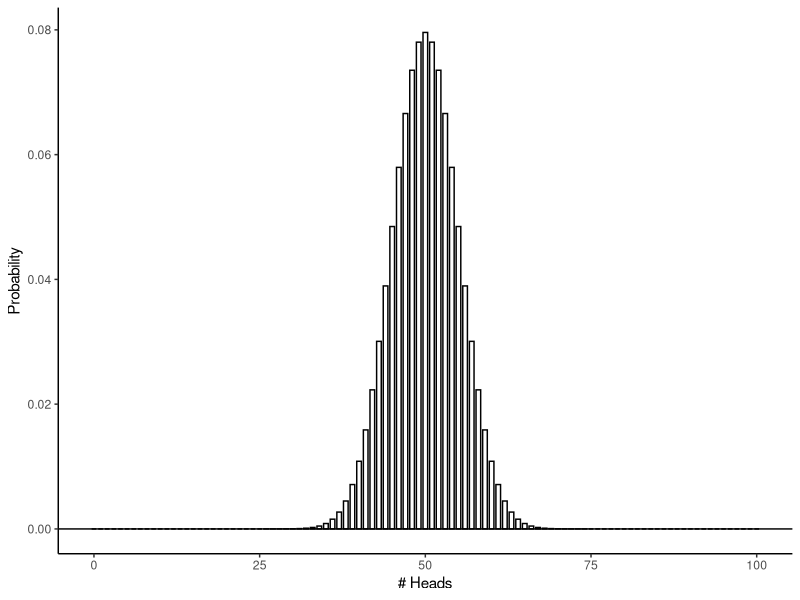
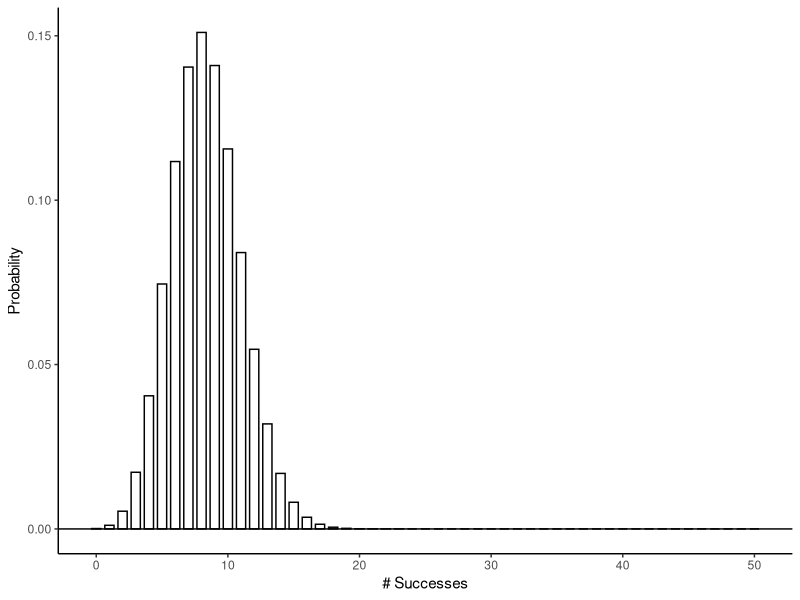
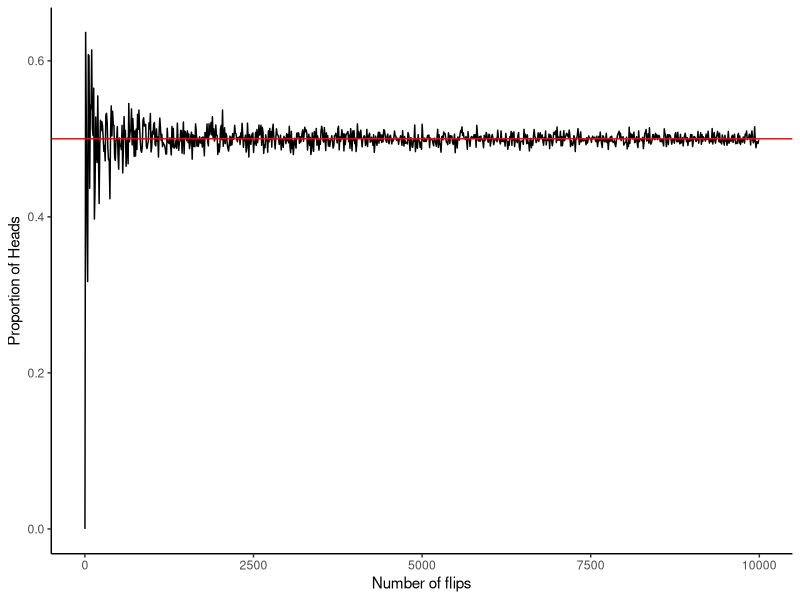
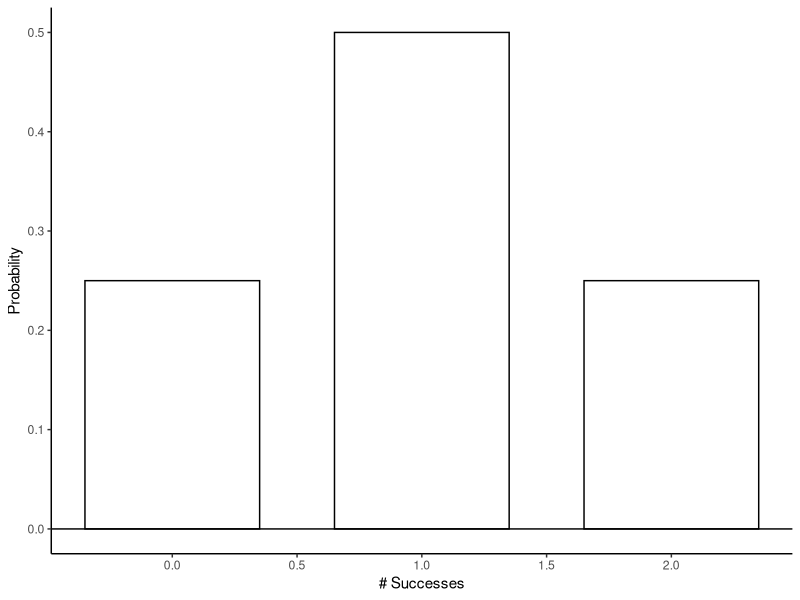
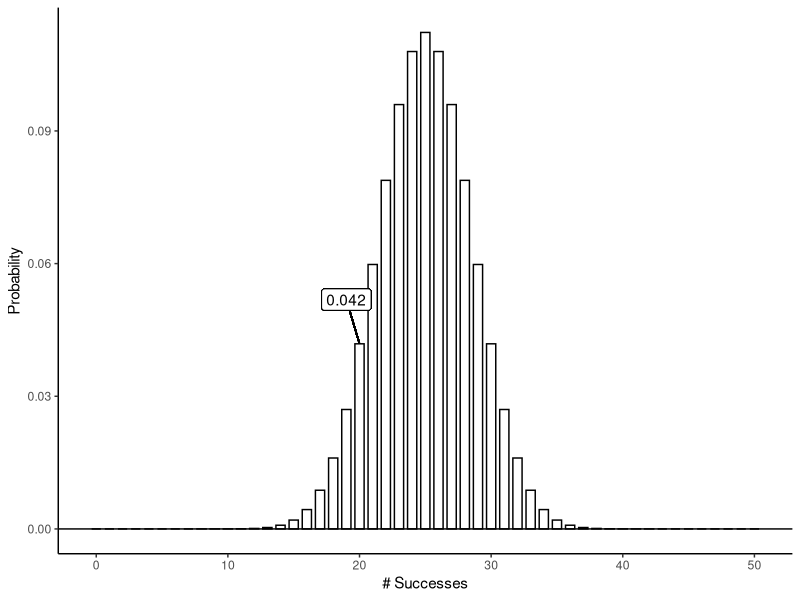
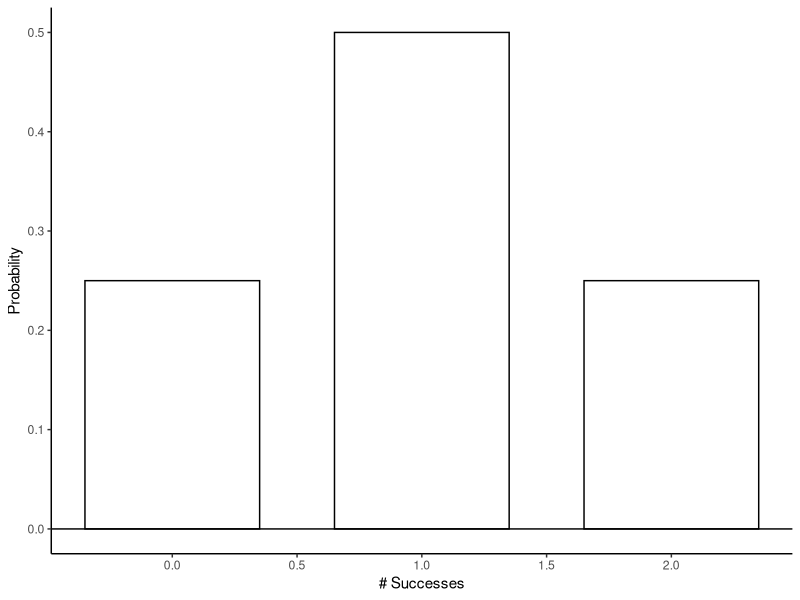
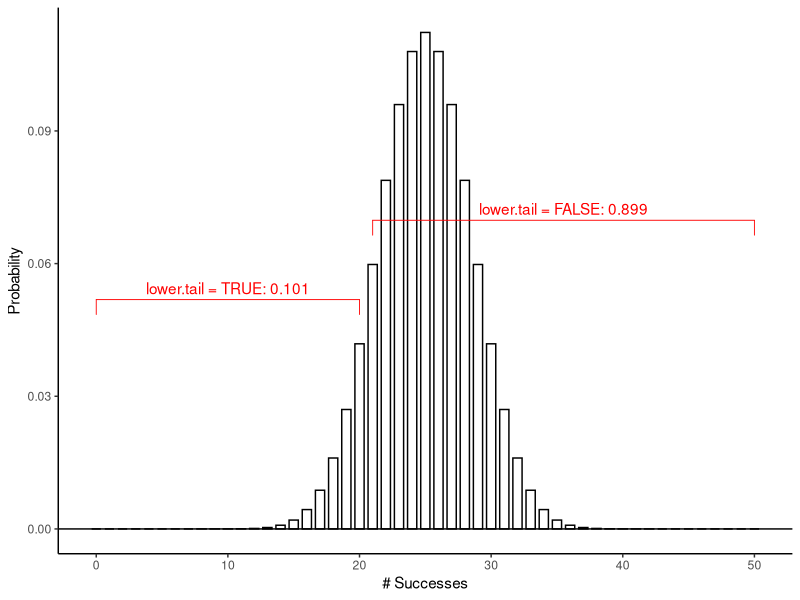
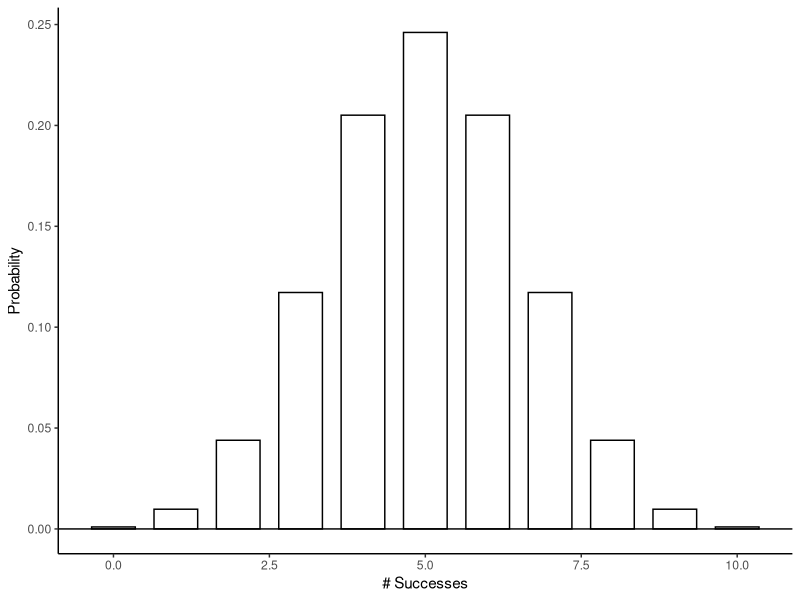

Recreate these plots in R, in order.
## ---- chunk 1
# set chunk options
knitr::opts_chunk$set(message = FALSE,
                      warning = FALSE)

# suppress scientific notation
options(scipen = 999)

# load packages
library(tidyverse)
library(psych)
library(ggpubr)
## ---- chunk 2
# create probability curve

binom_dist <- data.frame(x = seq(0, 100, 1)) %>% #for the x axis, number of heads that we want to get the probability for
  mutate(prob = dbinom(x, size = 100, prob = 1/2)) #probability of any number of heads

ggplot(binom_dist, aes(x = x, y = prob))+
  geom_bar(stat = "identity", width = 0.7, fill = "white", color = "black")+
  geom_hline(yintercept = 0)+
  labs(x = "# Heads",
       y = "Probability")+
  theme_classic()

## ---- chunk 3
draw_binomial <- function(size, prob){
  
  #size: the number of trials
  #prob: probability of success

  binom_dist <- data.frame(x = 0:size) %>% #for the x axis, all possible successes for the x axis
    mutate(prob = dbinom(x, size = size, prob = prob)) #probability of any number of heads
  
  (plt <- ggplot(binom_dist, aes(x = x, y = prob))+
      geom_bar(stat = "identity", width = 0.7, fill = "white", color = "black")+
      geom_hline(yintercept = 0)+
      labs(x = "# Successes",
           y = "Probability")+
      theme_classic())
  
  return(plt)
}

draw_binomial(size = 50, prob = 1/6)
## ---- chunk 4
set.seed(1)
## ---- chunk 5
#side note: if we wrap a command in parentheses, it will assign the output of a function to the object and still print it at the same time!
(flip <- rbinom(n = 10, #trials
       size = 1, #number of coins per trial
       prob = 0.5)) #probability of success (1)
## ---- chunk 6
mean(flip)
## ---- chunk 7
flip <- rbinom(n = 10000, #trials
       size = 1, #number of coins per trial
       prob = 0.5) #probability of success (1)

mean(flip)
## ---- chunk 8
rbinom(n = 10, size = 2, prob = 1/2) 
## ---- chunk 9

flip_simulation <- data.frame(N_flips = seq(1, 10000, by = 10), #this is the number of flips we want to look at
                              prop_head = NA) #just a placeholder, we're going to fill this with the proportions iteratively

#Don't worry too much about the code below, but this is a for loop, implementing an iterative process
for (i in 1:nrow(flip_simulation)){ #this is telling R to go through each row of our data frame
  #and then we fill the proportion of head column with the proportion of heads from the result of the binomial process
  flip_simulation$prop_head[i] <- mean(rbinom(n = flip_simulation$N_flips[i], size = 1, prob = 0.5))
}

ggplot(flip_simulation, aes(x  = N_flips, y = prop_head))+
  geom_line()+
  geom_hline(yintercept = 0.5, color = "red")+
  labs(x = "Number of flips",
       y = "Proportion of Heads")+
  theme_classic()
## ---- chunk 10
# your code here
## ---- chunk 11
# your code here
## ---- chunk 12
# your code here
## ---- chunk 13
dbinom(x = 1, size = 2, prob = .5)
draw_binomial(size = 2, prob = .5) #that checks out!
## ---- chunk 14
# HT + TH
(.5 * .5) + (.5 * .5)
## ---- chunk 15
dbinom(x = 20, size = 50, prob = 0.5)

draw_binomial(size = 50, prob = 0.5)+
  geom_segment(aes(x = 20-1, xend = 20, y = dbinom(x = 20, size = 50, prob = 0.5)+0.01, yend = dbinom(x = 20, size = 50, prob = 0.5)))+
  geom_label(aes(x = 20-1, y = dbinom(x = 20, size = 50, prob = 0.5)+0.01, label = round(dbinom(x = 20, size = 50, prob = 0.5), 3)))
## ---- chunk 16
# your code here
## ---- chunk 17
# your code here
## ---- chunk 18
# your code here
## ---- chunk 19
pbinom(q = 1, size = 2, prob = 1/2)
draw_binomial(size = 2, prob = 0.5)
## ---- chunk 20
# HT + TH + TT
(.5 * .5) + (.5 * .5) + (.5 * .5)
## ---- chunk 21
pbinom(q = 1, size = 2, prob = 1/2, lower.tail = FALSE)
## ---- chunk 22
#this is just for instruction purposes, no need to fully understand this code
q <- 20
size <- 50
prob <- 0.5

draw_binomial(size = size, prob = prob)+
  geom_bracket(xmin = 0, xmax = q, 
               y.position = (dbinom(x = q, size = size, prob = prob)+0.01), 
               label = paste0("lower.tail = TRUE: ", round(pbinom(q = q, size = size, prob = prob, lower.tail = TRUE), 3)), color = "red")+
  geom_bracket(xmin = q+1, xmax = size, 
               y.position = (dbinom(x = q+1, size = size, prob = prob)+0.01), 
               label = paste0("lower.tail = FALSE: ", round(pbinom(q = q, size = size, prob = prob, lower.tail = FALSE), 3)), color = "red")
## ---- chunk 23
# your code here
## ---- chunk 24
# your code here
## ---- chunk 25
# your code here
pbinom(q = 3, size = 9, prob = 1/6, lower.tail = FALSE)
## ---- chunk 26
qbinom(p = 1.00, size = 10, prob = 1/2, lower.tail = TRUE)
draw_binomial(size = 10, prob = 0.5)
## ---- chunk 27

q <- 10
size <- 10
prob <- 0.5

#this is just for instruction purposes, no need to fully understand this code
draw_binomial(size = size, prob = prob)+
  geom_bracket(xmin = 0, xmax = q, 
               y.position = (dbinom(x = q, size = size, prob = prob)+0.01), 
               label = paste0("lower.tail = TRUE: ", round(pbinom(q = q, size = size, prob = prob, lower.tail = TRUE), 3)), color = "red")+
  geom_bracket(xmin = q+1, xmax = size, 
               y.position = (dbinom(x = q+1, size = size, prob = prob)+0.01), 
               label = paste0("lower.tail = FALSE: ", round(pbinom(q = q, size = size, prob = prob, lower.tail = FALSE), 3)), color = "red")

#At what number of successes (or less) is X% of the distribution covered?
qbinom(p = 0.75, size = size, prob = prob, lower.tail = TRUE)

#Above (!) what number of successes is X% of the distribution covered?
qbinom(p = 0.75, size = size, prob = prob, lower.tail = FALSE)

## ---- chunk 28
# your code here
qbinom(p = 0.5, size = 100, prob = 0.5, lower.tail = TRUE)
draw_binomial(100, prob = 0.5)
## ---- chunk 29
# your code here
qbinom(p = 0.25, size = 100, prob = 0.5, lower.tail = TRUE)
## ---- chunk 30
# your code here
## ---- chunk 31

draw_normal <- function(M, SD){
  
  #M = mean of the normal distribution we want to draw
  #SD = sd of the normal distribution we want to draw
  
  x = seq(M - 4*SD, M + 4*SD, 0.1) #this is for the x axis, we're plotting a range from M +/- 4 SD, that covers most of the interesting part of the distribution
  
  norm_dist <- data.frame(x = x) %>% 
    mutate(prob = dnorm(x, mean = M, sd = SD)) #probability of any number of heads
  
  (plt <- ggplot(norm_dist, aes(x = x, y = prob))+
    geom_line()+
    labs(x = "x",
         y = "Density")+
    theme_classic())
  
  return(plt)
  
}

## ---- chunk 32
set.seed(2)
## ---- chunk 33
x <- rnorm(n = 5000, mean = 0, sd = 1)
x
## ---- chunk 34
mean(x)
sd(x)
## ---- chunk 35
# your code here
## ---- chunk 36
# your code here
## ---- chunk 37
dnorm(x = 0, mean = 0, sd = 1)

draw_normal(M = 0, SD = 1) +
  geom_segment(x = 0, xend = -Inf, y = dnorm(x = 0, mean = 0, sd = 1), color = "red")+
  geom_segment(x = 0, y = -Inf, yend = dnorm(x = 0, mean = 0, sd = 1))+
  geom_label(label = round(dnorm(x = 0, mean = 0, sd = 1), 3), x = 0, y = dnorm(x = 0, mean = 0, sd = 1), hjust = 0)

## ---- chunk 38
dnorm(x = 1, mean = 0, sd = 1)
## ---- chunk 39
# your code here
## ---- chunk 40
pnorm(q = 0, mean = 0, sd = 1, lower.tail = TRUE)

q <- 0
M <- 0
SD <- 1

draw_normal(M = M, SD = SD)+
  geom_vline(xintercept = q)+
  geom_label(x = q, y = 0, label = q)+
  geom_bracket(xmin = -4, xmax = q, 
               y.position = (dnorm(x = q, mean = M, sd = SD)+0.01), 
               label = paste0("lower.tail = TRUE: ", round(pnorm(q = q, mean = 0, sd = 1, lower.tail = TRUE), 3)), color = "red")+
  geom_bracket(xmin = q+0.01, xmax = Inf, 
               y.position = (dnorm(x = q, mean = M, sd = SD)+0.03), 
               label = paste0("lower.tail = FALSE: ", round(pnorm(q = q, mean = 0, sd = 1, lower.tail = FALSE), 3)), color = "red")

## ---- chunk 41
pnorm(q = 40, mean = 50, sd = 10, lower.tail = TRUE)
## ---- chunk 42
# your code here
## ---- chunk 43
# your code here
## ---- chunk 44
qnorm(p = .00135, mean = 0, sd = 1, lower.tail = TRUE)
## ---- chunk 45
# your code here
## ---- chunk 46
# your code here
## ---- chunk 47
# your code here
## ---- chunk 48
# your code here
## ---- chunk 49
# your code here
## ---- chunk 50
# your code here
## ---- chunk 51
# your code here
## ---- chunk 52
# your code here
## ---- chunk 53
# your code here
## ---- chunk 54
# your code here
## ---- chunk 55
# your code here
## ---- chunk 56
# your code here
